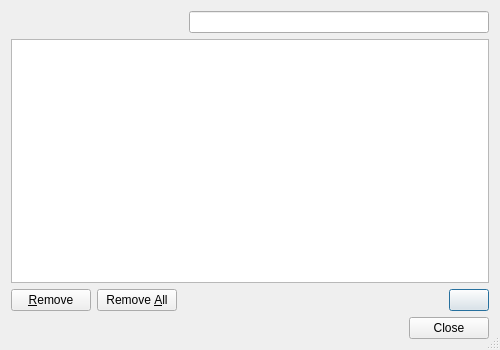
<?xml version="1.0" encoding="UTF-8"?>
<ui version="4.0">
 <class>PasswordsDialog</class>
 <widget class="QDialog" name="PasswordsDialog">
  <property name="geometry">
   <rect>
    <x>0</x>
    <y>0</y>
    <width>500</width>
    <height>350</height>
   </rect>
  </property>
  <property name="windowTitle">
   <string>Saved Passwords</string>
  </property>
  <property name="sizeGripEnabled">
   <bool>true</bool>
  </property>
  <layout class="QVBoxLayout" name="verticalLayout">
   <item>
    <layout class="QHBoxLayout" name="horizontalLayout_2">
     <item>
      <spacer name="horizontalSpacer">
       <property name="orientation">
        <enum>Qt::Horizontal</enum>
       </property>
       <property name="sizeHint" stdset="0">
        <size>
         <width>40</width>
         <height>20</height>
        </size>
       </property>
      </spacer>
     </item>
     <item>
      <layout class="QHBoxLayout" name="horizontalLayout">
       <property name="spacing">
        <number>0</number>
       </property>
       <item>
        <widget class="E5ClearableLineEdit" name="searchEdit">
         <property name="sizePolicy">
          <sizepolicy hsizetype="Expanding" vsizetype="Fixed">
           <horstretch>0</horstretch>
           <verstretch>0</verstretch>
          </sizepolicy>
         </property>
         <property name="minimumSize">
          <size>
           <width>300</width>
           <height>0</height>
          </size>
         </property>
         <property name="toolTip">
          <string>Enter search term</string>
         </property>
        </widget>
       </item>
      </layout>
     </item>
    </layout>
   </item>
   <item>
    <widget class="E5TableView" name="passwordsTable">
     <property name="alternatingRowColors">
      <bool>true</bool>
     </property>
     <property name="selectionBehavior">
      <enum>QAbstractItemView::SelectRows</enum>
     </property>
     <property name="textElideMode">
      <enum>Qt::ElideMiddle</enum>
     </property>
     <property name="showGrid">
      <bool>false</bool>
     </property>
     <property name="sortingEnabled">
      <bool>true</bool>
     </property>
    </widget>
   </item>
   <item>
    <layout class="QHBoxLayout" name="horizontalLayout_3">
     <item>
      <widget class="QPushButton" name="removeButton">
       <property name="toolTip">
        <string>Press to remove the selected entries</string>
       </property>
       <property name="text">
        <string>&amp;Remove</string>
       </property>
       <property name="autoDefault">
        <bool>false</bool>
       </property>
      </widget>
     </item>
     <item>
      <widget class="QPushButton" name="removeAllButton">
       <property name="toolTip">
        <string>Press to remove all entries</string>
       </property>
       <property name="text">
        <string>Remove &amp;All</string>
       </property>
       <property name="autoDefault">
        <bool>false</bool>
       </property>
      </widget>
     </item>
     <item>
      <spacer name="horizontalSpacer_2">
       <property name="orientation">
        <enum>Qt::Horizontal</enum>
       </property>
       <property name="sizeHint" stdset="0">
        <size>
         <width>208</width>
         <height>20</height>
        </size>
       </property>
      </spacer>
     </item>
     <item>
      <widget class="QPushButton" name="passwordsButton">
       <property name="toolTip">
        <string>Press to toggle the display of passwords</string>
       </property>
       <property name="text">
        <string/>
       </property>
      </widget>
     </item>
    </layout>
   </item>
   <item>
    <widget class="QDialogButtonBox" name="buttonBox">
     <property name="orientation">
      <enum>Qt::Horizontal</enum>
     </property>
     <property name="standardButtons">
      <set>QDialogButtonBox::Close</set>
     </property>
    </widget>
   </item>
  </layout>
 </widget>
 <customwidgets>
  <customwidget>
   <class>E5ClearableLineEdit</class>
   <extends>QLineEdit</extends>
   <header>E5Gui/E5LineEdit.h</header>
  </customwidget>
  <customwidget>
   <class>E5TableView</class>
   <extends>QTableView</extends>
   <header>E5Gui/E5TableView.h</header>
  </customwidget>
 </customwidgets>
 <tabstops>
  <tabstop>searchEdit</tabstop>
  <tabstop>passwordsTable</tabstop>
  <tabstop>removeButton</tabstop>
  <tabstop>removeAllButton</tabstop>
  <tabstop>passwordsButton</tabstop>
  <tabstop>buttonBox</tabstop>
 </tabstops>
 <resources/>
 <connections>
  <connection>
   <sender>buttonBox</sender>
   <signal>accepted()</signal>
   <receiver>PasswordsDialog</receiver>
   <slot>accept()</slot>
   <hints>
    <hint type="sourcelabel">
     <x>237</x>
     <y>340</y>
    </hint>
    <hint type="destinationlabel">
     <x>157</x>
     <y>274</y>
    </hint>
   </hints>
  </connection>
  <connection>
   <sender>buttonBox</sender>
   <signal>rejected()</signal>
   <receiver>PasswordsDialog</receiver>
   <slot>reject()</slot>
   <hints>
    <hint type="sourcelabel">
     <x>325</x>
     <y>340</y>
    </hint>
    <hint type="destinationlabel">
     <x>286</x>
     <y>274</y>
    </hint>
   </hints>
  </connection>
 </connections>
</ui>
